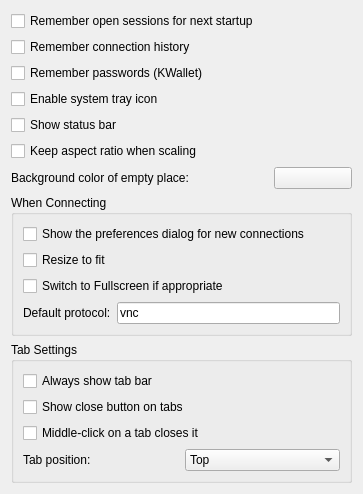
<?xml version="1.0" encoding="UTF-8"?>
<ui version="4.0">
 <class>General</class>
 <widget class="QWidget" name="General">
  <property name="geometry">
   <rect>
    <x>0</x>
    <y>0</y>
    <width>363</width>
    <height>464</height>
   </rect>
  </property>
  <layout class="QVBoxLayout" name="verticalLayout_2">
   <item>
    <widget class="QCheckBox" name="kcfg_RememberSessions">
     <property name="text">
      <string>Remember open sessions for next startup</string>
     </property>
    </widget>
   </item>
   <item>
    <widget class="QCheckBox" name="kcfg_RememberHistory">
     <property name="text">
      <string>Remember connection history</string>
     </property>
    </widget>
   </item>
   <item>
    <widget class="QCheckBox" name="kcfg_WalletSupport">
     <property name="text">
      <string>Remember passwords (KWallet)</string>
     </property>
    </widget>
   </item>
   <item>
    <widget class="QCheckBox" name="kcfg_SystemTrayIcon">
     <property name="text">
      <string>Enable system tray icon</string>
     </property>
    </widget>
   </item>
   <item>
    <widget class="QCheckBox" name="kcfg_ShowStatusBar">
     <property name="text">
      <string>Show status bar</string>
     </property>
    </widget>
   </item>
   <item>
    <widget class="QCheckBox" name="kcfg_KeepAspectRatio">
     <property name="text">
      <string>Keep aspect ratio when scaling</string>
     </property>
    </widget>
   </item>
   <item>
    <layout class="QHBoxLayout">
     <item>
      <widget class="QLabel" name="backgroundLabel">
       <property name="text">
        <string>Background color of empty place:</string>
       </property>
      </widget>
     </item>
     <item>
      <spacer>
       <property name="orientation">
        <enum>Qt::Horizontal</enum>
       </property>
       <property name="sizeHint" stdset="0">
        <size>
         <width>40</width>
         <height>20</height>
        </size>
       </property>
      </spacer>
     </item>
     <item>
      <widget class="KColorButton" name="kcfg_BackgroundColor">
       <property name="sizePolicy">
        <sizepolicy hsizetype="MinimumExpanding" vsizetype="Fixed">
         <horstretch>0</horstretch>
         <verstretch>0</verstretch>
        </sizepolicy>
       </property>
      </widget>
     </item>
    </layout>
   </item>
   <item>
    <widget class="QGroupBox" name="connectionGroupBox">
     <property name="title">
      <string>When Connecting</string>
     </property>
     <layout class="QVBoxLayout" name="verticalLayout_3">
      <item>
       <widget class="QCheckBox" name="kcfg_ShowPreferencesForNewConnections">
        <property name="text">
         <string>Show the preferences dialog for new connections</string>
        </property>
       </widget>
      </item>
      <item>
       <widget class="QCheckBox" name="kcfg_ResizeOnConnect">
        <property name="toolTip">
         <string>This option will resize the window to fit the connection size.  If it is too big, it will maximize the window.</string>
        </property>
        <property name="text">
         <string>Resize to fit</string>
        </property>
       </widget>
      </item>
      <item>
       <widget class="QCheckBox" name="kcfg_FullscreenOnConnect">
        <property name="toolTip">
         <string>This option switches to fullscreen only if the connection resolution is the same as the current screen resolution</string>
        </property>
        <property name="text">
         <string>Switch to Fullscreen if appropriate</string>
        </property>
       </widget>
      </item>
      <item>
       <layout class="QHBoxLayout" name="horizontalLayoutP">
        <item>
         <widget class="QLabel" name="defaultProtocolLabel">
          <property name="text">
           <string>Default protocol:</string>
          </property>
         </widget>
        </item>
        <item>
         <widget class="QLineEdit" name="kcfg_DefaultProtocol">
          <property name="text">
           <string>vnc</string>
          </property>
         </widget>
        </item>
       </layout>
      </item>
     </layout>
    </widget>
   </item>
   <item>
    <widget class="QGroupBox" name="tabGroupBox">
     <property name="title">
      <string>Tab Settings</string>
     </property>
     <layout class="QVBoxLayout" name="verticalLayout">
      <item>
       <widget class="QCheckBox" name="kcfg_ShowTabBar">
        <property name="text">
         <string>Always show tab bar</string>
        </property>
       </widget>
      </item>
      <item>
       <widget class="QCheckBox" name="kcfg_TabCloseButton">
        <property name="text">
         <string>Show close button on tabs</string>
        </property>
       </widget>
      </item>
      <item>
       <widget class="QCheckBox" name="kcfg_TabMiddleClick">
        <property name="text">
         <string>Middle-click on a tab closes it</string>
        </property>
       </widget>
      </item>
      <item>
       <layout class="QHBoxLayout" name="horizontalLayout">
        <item>
         <widget class="QLabel" name="tabOrientationLabel">
          <property name="text">
           <string>Tab position:</string>
          </property>
         </widget>
        </item>
        <item>
         <widget class="KComboBox" name="kcfg_TabPosition">
          <item>
           <property name="text">
            <string>Top</string>
           </property>
          </item>
          <item>
           <property name="text">
            <string>Bottom</string>
           </property>
          </item>
          <item>
           <property name="text">
            <string>Left</string>
           </property>
          </item>
          <item>
           <property name="text">
            <string>Right</string>
           </property>
          </item>
         </widget>
        </item>
       </layout>
      </item>
     </layout>
    </widget>
   </item>
   <item>
    <spacer>
     <property name="orientation">
      <enum>Qt::Vertical</enum>
     </property>
     <property name="sizeHint" stdset="0">
      <size>
       <width>20</width>
       <height>40</height>
      </size>
     </property>
    </spacer>
   </item>
  </layout>
 </widget>
 <customwidgets>
  <customwidget>
   <class>KComboBox</class>
   <extends>QComboBox</extends>
   <header>kcombobox.h</header>
  </customwidget>
  <customwidget>
   <class>KColorButton</class>
   <extends>QPushButton</extends>
   <header>kcolorbutton.h</header>
  </customwidget>
 </customwidgets>
 <resources/>
 <connections/>
</ui>
